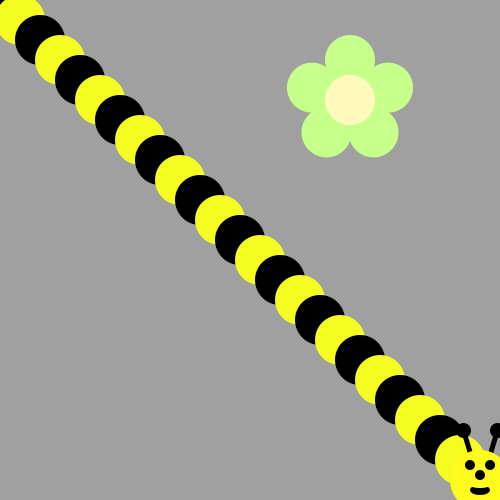
Frame 1 (no input)
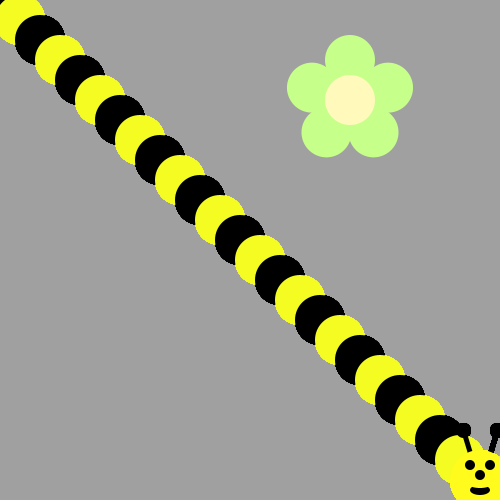
Frame 60 (the mouse pressed at the canvas centre just before this capture)
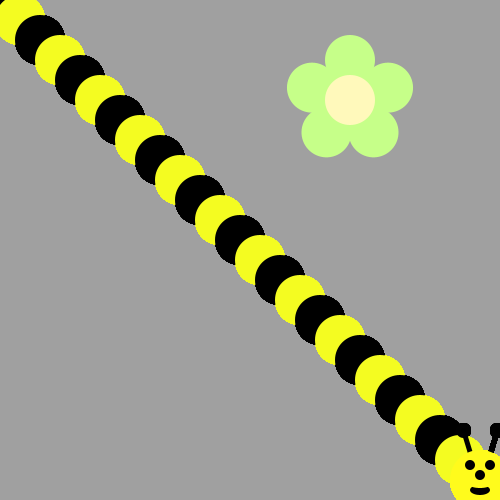
Frame 120 (the mouse held since frame 60 and released just before this capture)

The Processing sketch that drew these frames (run headless with seeded random() and noise(); from frame 60 on, the mouse is pressed at the canvas centre):

// Processing sketch: bumble_bee
// ── bumble_bee.pde

void setup() {
     ellipseMode(CENTER);
     size(500, 500);
     background(160, 160, 160);
     drawFlower(350, 100);
}

void draw() {
  
// First run the program and you should see a flower.  
  
  
/* Then, use a loop to make a body for the Bee! 
(see the image on the recipe, it's a diagonal line of circles)
Use modulo to make the colors alternate between yellow and black
*/

for(int i = 0;i<24;i++){
  if(i%2==0){
    fill(#000000);
  }
  else{
    fill(#F4FC21);
  }
 ellipse(i*20, i*20, 50,50); 
}


/*
Now put his head on using drawBeeFace(x,y)
*/
drawBeeFace(24*20, 24*20);
}

/**************   Use these methods but  DON'T CHANGE THE CODE BELOW  **************/

void drawFlower(int x, int y) {
     noStroke();
     translate(x, y);
     // draw 5 petals, rotating after each one
     fill(#c6ff89);      // green
      for (int i = 0; i < 5; i++) {
           ellipse(0, -40, 50, 50);
          rotate(radians(72));
     }
     fill(#fff9bb); // light yellow
     ellipse(0, 0, 50, 50);
} 
void drawBeeFace(int BeeFaceX, int BeeFaceY) {
     noStroke();
     fill(0, 0, 0);
     stroke(1);
     strokeWeight(5);
     line(BeeFaceX-10, BeeFaceY-27, BeeFaceX-17, BeeFaceY-50);
     line(BeeFaceX+10, BeeFaceY-27, BeeFaceX+17, BeeFaceY-50);
     ellipse(BeeFaceX-17, BeeFaceY-50, 10, 10);
     ellipse(BeeFaceX+17, BeeFaceY-50, 10, 10);
     noStroke();
     fill(255, 251, 28);
     ellipse(BeeFaceX, BeeFaceY, 60, 60); // face
     fill(255, 237, 209);
     fill(0,0,0);
      ellipse(BeeFaceX-10, BeeFaceY-15, 10, 10); // eyes
     ellipse(BeeFaceX+10, BeeFaceY-15, 10, 10);
      ellipse(BeeFaceX, BeeFaceY-5, 10, 10); // nose
      ellipse(BeeFaceX, BeeFaceY+10, 20, 10);// mouth
     fill(255, 251, 28);
     ellipse(BeeFaceX, BeeFaceY+5, 20, 6);
}
